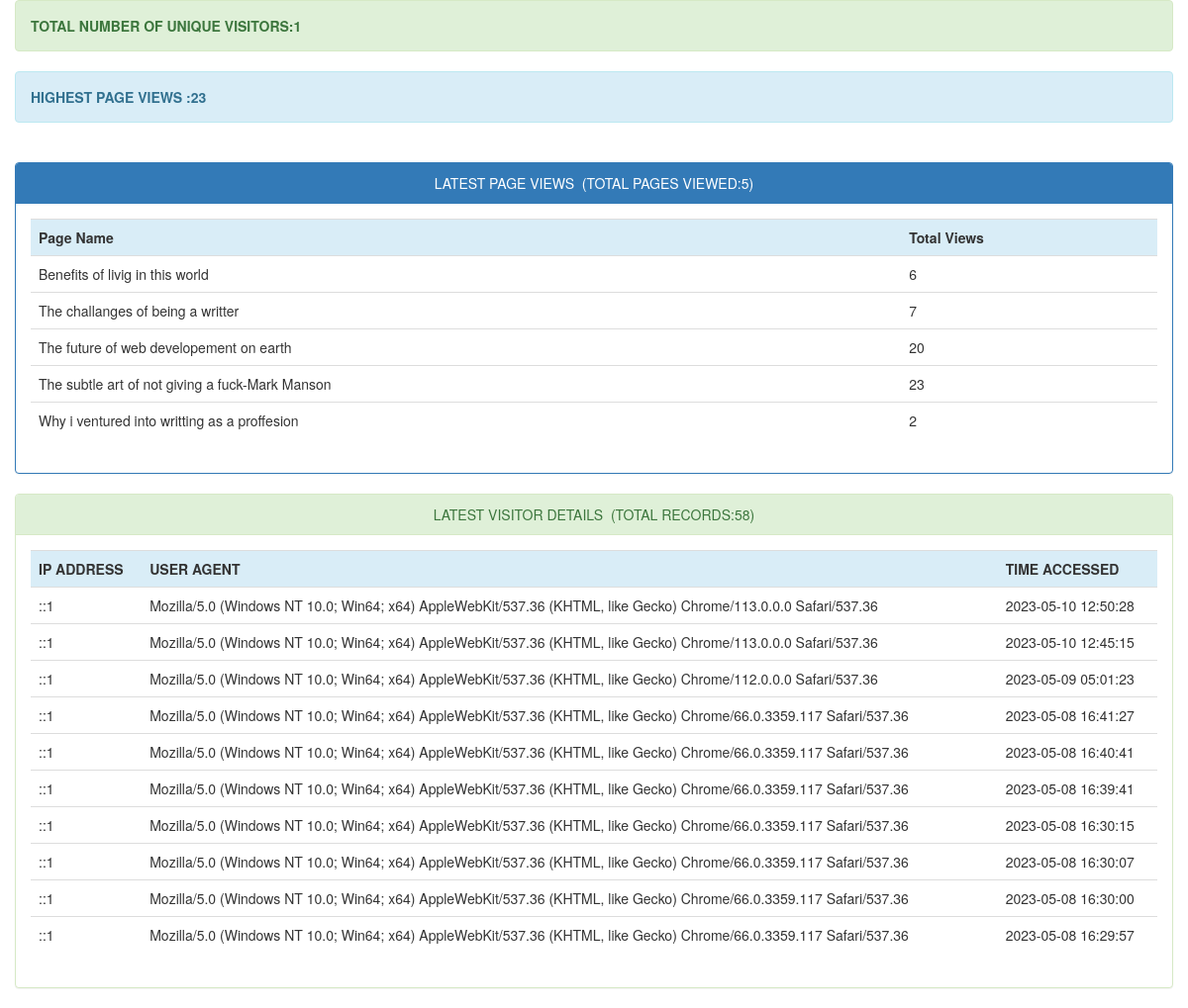
Page /adminstats/index.php on the committed database.
### tables this page shows
CREATE TABLE IF NOT EXISTS `page_hits` (
  `page` varchar(255) NOT NULL,
  `count` int(11) DEFAULT NULL,
  PRIMARY KEY (`page`)
);

CREATE TABLE IF NOT EXISTS `visitor_info` (
  `id` int(11) NOT NULL AUTO_INCREMENT,
  `ip_address` varchar(255) DEFAULT NULL,
  `user_agent` varchar(255) DEFAULT NULL,
  `time_accessed` timestamp NOT NULL DEFAULT CURRENT_TIMESTAMP,
  PRIMARY KEY (`id`)
);

### adminstats/index.php (the view, shortened to what this page needs)
<!DOCTYPE html>
<html>
<head>
	<link rel="stylesheet" type="text/css" href="bootstrap/css/bootstrap.css">
	<link rel="stylesheet" type="text/css" href="bootstrap/css/bootstrap.min.css">
</head>
<body>
	<div class="container">
		<div class="row">
			<div class="alert alert-success">
				<strong><?php
				$sql = "SELECT COUNT(DISTINCT ip_address) AS alias FROM visitor_info";
				$query = $db->prepare($sql);
				$query->execute();
				$unique_visitors = $query->fetch()['alias'];
				echo "TOTAL NUMBER OF UNIQUE VISITORS:".$unique_visitors;
				?></strong>
			</div>
			<div class="alert alert-info">
				<strong><?php
				$sql = "SELECT MAX(count) AS maximum FROM page_hits";
				$query = $db->prepare($sql);
				$query->execute();
				$maxcount = $query->fetch()['maximum'];
				echo "HIGHEST PAGE VIEWS :".$maxcount;
				?></strong>
			</div><br>
			<div class="panel panel-primary">
				<div class="panel-heading text-center">LATEST PAGE VIEWS&nbsp;&nbsp;(TOTAL PAGES VIEWED:<?php require_once("count_pages.php"); ?>)</div>
				<div class="panel-body">
					<div class="table-responsive">
						<table class="table">
							<tr class="info">
								<th>Page Name</th>
								<th>Total Views</th>
							</tr>
							<?php
							include("connect.php");
							try {
								$con=new PDO($dsn,$username,$password);
								$con->setAttribute(PDO::ATTR_ERRMODE,PDO::ERRMODE_EXCEPTION);
							} catch (Exception $ex) {
								echo 'Not Connected '.$ex->getMessage();
							}
							$stmt=$con->prepare('SELECT * FROM page_hits LIMIT 30');
							$stmt->execute();
							$resources=$stmt->fetchAll();
							foreach ($resources as $resource) {
								echo '
								<tr>
								<td>'.$resource['page'].'</td>
								<td>'.$resource['count'].'</td>
								</tr>';
							}
							?>
						</table>
					</div>
				</div>
			</div>
		</div>
		<div class="row">
			<div class="panel panel-success">
				<div class="panel-heading text-center">LATEST VISITOR DETAILS&nbsp;&nbsp;(TOTAL RECORDS:<?php require_once("count_user_stats.php"); ?>)</div>
				<div class="panel-body">
					<div class="table-responsive">
						<table class="table">
							<tr class="info">
								<th>IP ADDRESS</th>
								<th>USER AGENT</th>
								<th>TIME ACCESSED</th>
							</tr>
							<?php
							include("connect.php");
							try {
								$con=new PDO($dsn,$username,$password);
								$con->setAttribute(PDO::ATTR_ERRMODE,PDO::ERRMODE_EXCEPTION);
							} catch (Exception $ex) {
								echo 'Not Connected '.$ex->getMessage();
							}
							$stmt=$con->prepare('SELECT * FROM visitor_info ORDER BY time_accessed DESC LIMIT 10');
							$stmt->execute();
							$resources=$stmt->fetchAll();
							foreach ($resources as $resource) {
								echo '
								<tr>
								<td>'.$resource['ip_address'].'</td>
								<td>'.$resource['user_agent'].'</td>
								<td>'.$resource['time_accessed'].'</td>
								</tr>';
							}
							?>
						</table>
					</div>
				</div>
			</div>
		</div>
	</div>
</body>
</html>

### rows in the picture
page_hits: page "Benefits of livig in this world", count "6"
page_hits: page "The challanges of being a writter", count "7"
page_hits: page "The future of web developement on earth", count "20"
page_hits: page "The subtle art of not giving a fuck-Mark Manson", count "23"
page_hits: page "Why i ventured into writting as a proffesion", count "2"
visitor_info: ip_address "::1", user_agent "Mozilla/5.0 (Windows NT 10.0; Win64; x64) AppleWebKit/537.36 (KHTML, like Gecko) Chrome/113.0.0.0 Safari/537.36", time_accessed "2023-05-10 12:50:28"
visitor_info: ip_address "::1", user_agent "Mozilla/5.0 (Windows NT 10.0; Win64; x64) AppleWebKit/537.36 (KHTML, like Gecko) Chrome/113.0.0.0 Safari/537.36", time_accessed "2023-05-10 12:45:15"
visitor_info: ip_address "::1", user_agent "Mozilla/5.0 (Windows NT 10.0; Win64; x64) AppleWebKit/537.36 (KHTML, like Gecko) Chrome/112.0.0.0 Safari/537.36", time_accessed "2023-05-09 05:01:23"
visitor_info: ip_address "::1", user_agent "Mozilla/5.0 (Windows NT 10.0; Win64; x64) AppleWebKit/537.36 (KHTML, like Gecko) Chrome/66.0.3359.117 Safari/537.36", time_accessed "2023-05-08 16:41:27"
visitor_info: ip_address "::1", user_agent "Mozilla/5.0 (Windows NT 10.0; Win64; x64) AppleWebKit/537.36 (KHTML, like Gecko) Chrome/66.0.3359.117 Safari/537.36", time_accessed "2023-05-08 16:40:41"
visitor_info: ip_address "::1", user_agent "Mozilla/5.0 (Windows NT 10.0; Win64; x64) AppleWebKit/537.36 (KHTML, like Gecko) Chrome/66.0.3359.117 Safari/537.36", time_accessed "2023-05-08 16:39:41"
visitor_info: ip_address "::1", user_agent "Mozilla/5.0 (Windows NT 10.0; Win64; x64) AppleWebKit/537.36 (KHTML, like Gecko) Chrome/66.0.3359.117 Safari/537.36", time_accessed "2023-05-08 16:30:15"
visitor_info: ip_address "::1", user_agent "Mozilla/5.0 (Windows NT 10.0; Win64; x64) AppleWebKit/537.36 (KHTML, like Gecko) Chrome/66.0.3359.117 Safari/537.36", time_accessed "2023-05-08 16:30:07"
visitor_info: ip_address "::1", user_agent "Mozilla/5.0 (Windows NT 10.0; Win64; x64) AppleWebKit/537.36 (KHTML, like Gecko) Chrome/66.0.3359.117 Safari/537.36", time_accessed "2023-05-08 16:30:00"
visitor_info: ip_address "::1", user_agent "Mozilla/5.0 (Windows NT 10.0; Win64; x64) AppleWebKit/537.36 (KHTML, like Gecko) Chrome/66.0.3359.117 Safari/537.36", time_accessed "2023-05-08 16:29:57"

### other values in the picture
$unique_visitors "1"
$maxcount "23"
$rowcount "5"
$rowcount "58"
